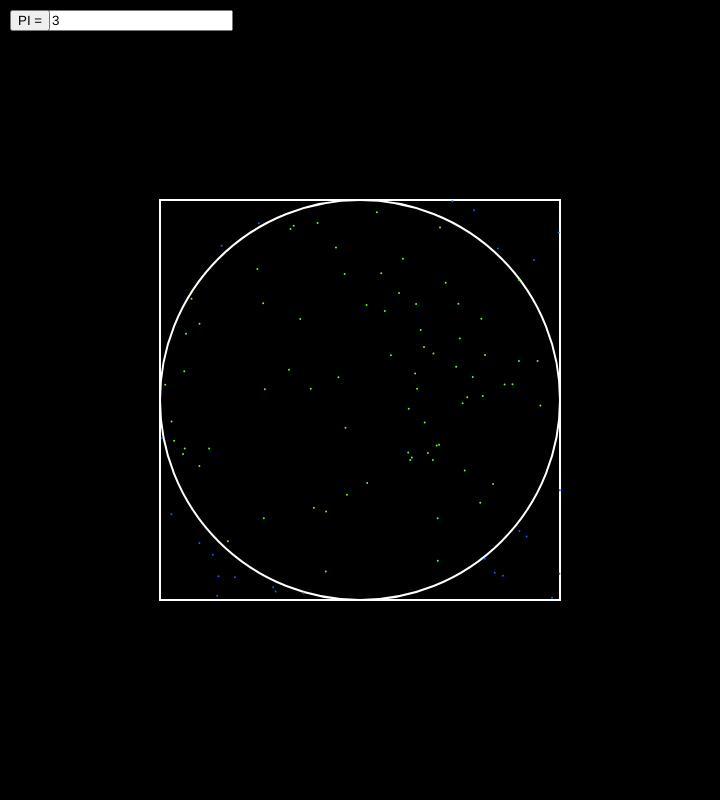
Frame 1 (no input)
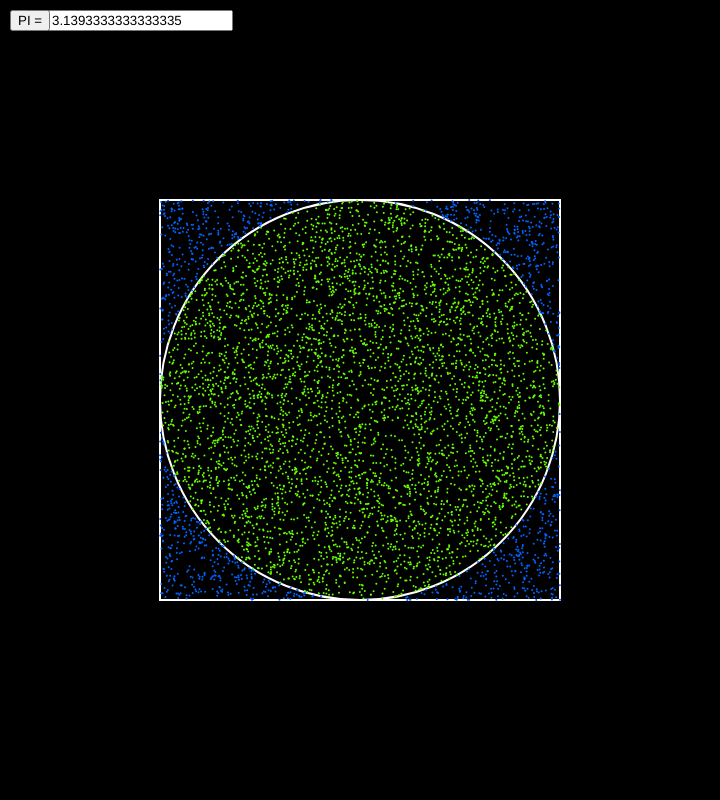
Frame 60 (no input)
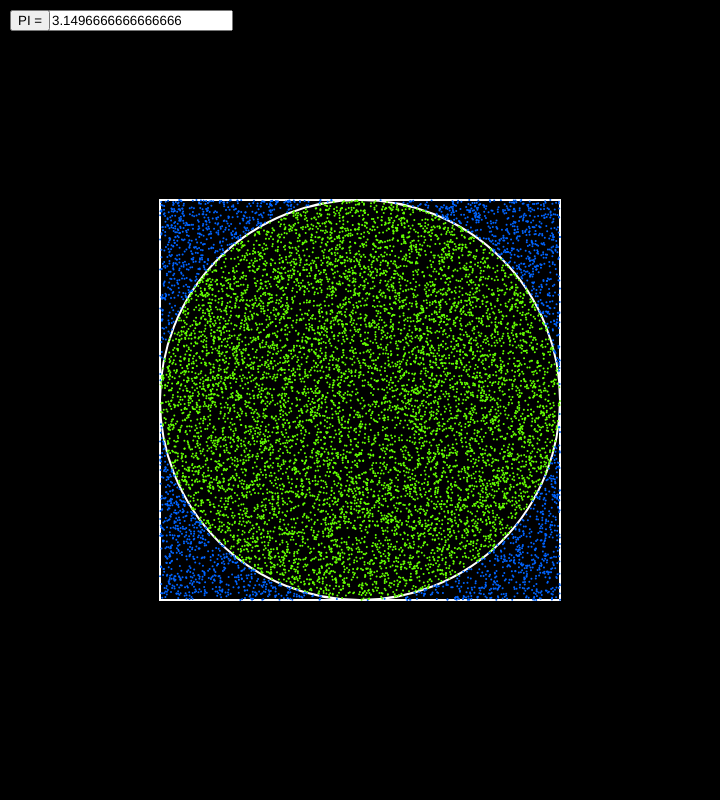
Frame 120 (the mouse pressed at the canvas centre since frame 60)

The p5.js sketch that drew these frames (run headless with seeded random() and noise() and a simulated clock; from frame 60 on, the mouse is pressed at the canvas centre):

// p5.js sketch
// ── sketch.js
var r = 200;
var total = 0;
var circle_dots = 0;
var inp;

function setup() {
  createCanvas(720, 800);
  background(0);
  translate(width / 2, height / 2);
  stroke(255);
  strokeWeight(2);
  noFill();
  ellipse(0, 0, 400, 400);
  rectMode(CENTER);
  rect(0, 0, 400, 400);
  inp = createInput("");
  inp.position(48, 10);
  button = createButton("PI = ");
  button.position(10, 10);
}

function draw() {
  translate(width / 2, height / 2);
  for (var i = 0; i < 100; i++) {
    var x = random(-r, r);
    var y = random(-r, r);
    var dis = x * x + y * y;
    total += 1;
    if (dis < r * r) {
      circle_dots += 1;
      stroke(100, 255, 0);
    } else {
      stroke(0, 100, 255);
    }
    point(x, y);
    var pie = 4 * (circle_dots / total);
  }
  inp.value(pie);
}
